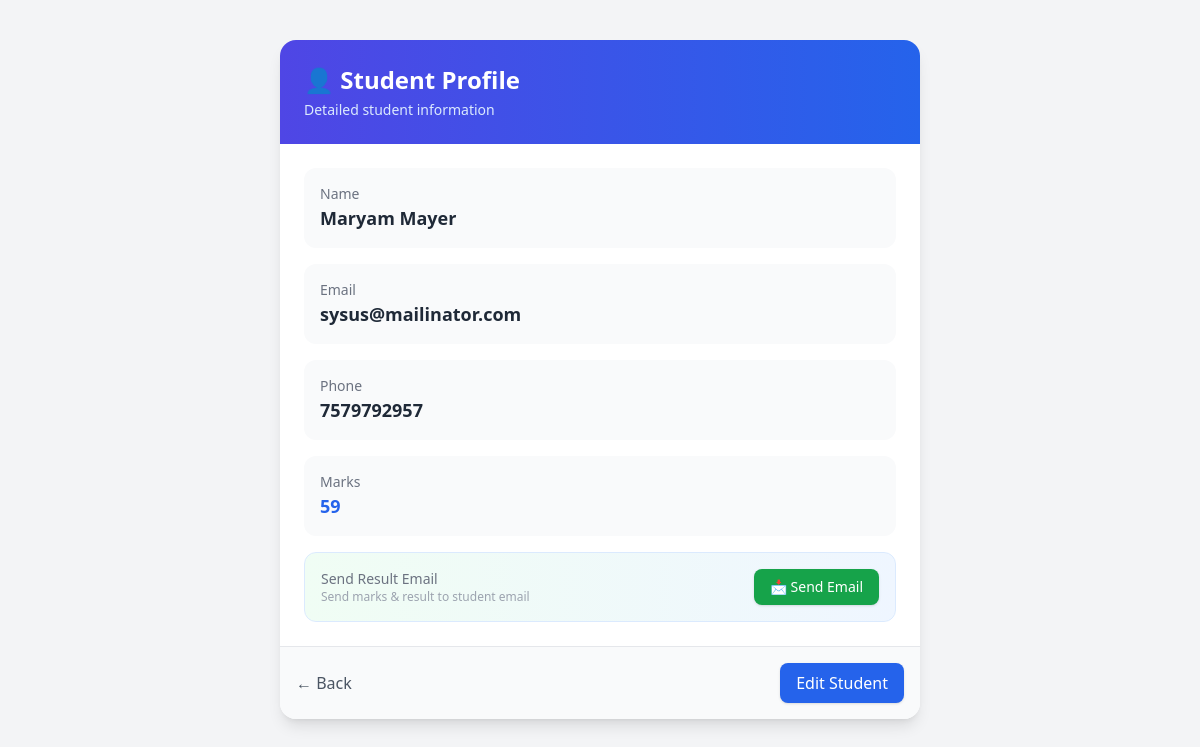
/routes.php?action=view&id=5, run on the app's committed database.
### tables this page shows
CREATE TABLE `students` (
  `id` int(11) NOT NULL,
  `name` varchar(100) DEFAULT NULL,
  `email` varchar(100) DEFAULT NULL,
  `phone` varchar(15) DEFAULT NULL,
  `marks` int(11) DEFAULT NULL,
  `created_at` timestamp NOT NULL DEFAULT current_timestamp()
);

### app/controllers/StudentController.php (called while the page is built, shortened)
<?php
require_once __DIR__ . '/../models/Student.php';
class StudentController
{
    public function view()
    {
        $student = new Student();
        $data    = $student->getById($_GET['id']);
        include __DIR__ . '/../views/students/view.php';
    }
}

### core/Database.php (called while the page is built, shortened)
<?php
class Database {
    private $host = "localhost";
    private $user = "root";
    private $pass = "";
    private $db = "student_admin_panel";
    public function __construct() {
        $this->conn = new mysqli(
            $this->host,
            $this->user,
            $this->pass,
            $this->db
        );
    }
}

### app/models/Student.php (called while the page is built, shortened)
<?php
require_once __DIR__ . '/../../core/Database.php';
class Student {
    private $conn;
    public function __construct() {
        $db = new Database();
        $this->conn = $db->conn;
    }
    public function getById($id) {
        $stmt = $this->conn->prepare("SELECT * FROM students WHERE id=?");
        $stmt->bind_param("i", $id);
        $stmt->execute();
        return $stmt->get_result()->fetch_assoc();
    }
}

### app/views/students/view.php (the view, shortened to what this page needs)
<!DOCTYPE html>
<html>
<head>
    <script src="https://cdn.tailwindcss.com"></script>
</head>
<body class="bg-gray-100 min-h-screen">
<div class="max-w-2xl mx-auto py-10 px-4">
    <div class="bg-white rounded-2xl shadow-lg overflow-hidden">
        <div class="bg-gradient-to-r from-indigo-600 to-blue-600 p-6">
            <h2 class="text-2xl font-bold text-white">👤 Student Profile</h2>
            <p class="text-blue-100 text-sm mt-1">Detailed student information</p>
        </div>
        <div class="p-6 space-y-4">
            <div class="bg-gray-50 p-4 rounded-xl">
                <p class="text-gray-500 text-sm">Name</p>
                <p class="text-lg font-semibold text-gray-800"><?= $data['name'] ?></p>
            </div>
            <div class="bg-gray-50 p-4 rounded-xl">
                <p class="text-gray-500 text-sm">Email</p>
                <p class="text-lg font-semibold text-gray-800"><?= $data['email'] ?></p>
            </div>
            <div class="bg-gray-50 p-4 rounded-xl">
                <p class="text-gray-500 text-sm">Phone</p>
                <p class="text-lg font-semibold text-gray-800"><?= $data['phone'] ?></p>
            </div>
            <div class="bg-gray-50 p-4 rounded-xl">
                <p class="text-gray-500 text-sm">Marks</p>
                <p class="text-lg font-semibold text-blue-600">
                    <?= $data['marks'] ?>
                </p>
            </div>
            <div class="bg-gradient-to-r from-green-50 to-blue-50 border border-blue-100 p-4 rounded-xl">
                <div class="flex justify-between items-center">
                    <div>
                        <p class="text-gray-500 text-sm">Send Result Email</p>
                        <p class="text-xs text-gray-400">
                            Send marks & result to student email
                        </p>
                    </div>
                    <form method="POST" action="?action=send_email&id=<?= $data['id'] ?>">
                        <button class="bg-green-600 hover:bg-green-700 text-white px-4 py-2 rounded-lg shadow text-sm">
                            📩 Send Email
                        </button>
                    </form>
                </div>
            </div>
        </div>
        <div class="p-4 bg-gray-50 border-t flex justify-between items-center">
            <a href="/student_admin_panel/public/"
               class="text-gray-600 hover:text-black">
                ← Back
            </a>
            <a href="?action=edit&id=<?= $data['id'] ?>"
               class="bg-blue-600 hover:bg-blue-700 text-white px-4 py-2 rounded-lg shadow">
                Edit Student
            </a>
        </div>
    </div>
</div>
</body>
</html>

### data on the page
students: name "Maryam Mayer", email "sysus@mailinator.com", phone "7579792957", marks "59"
